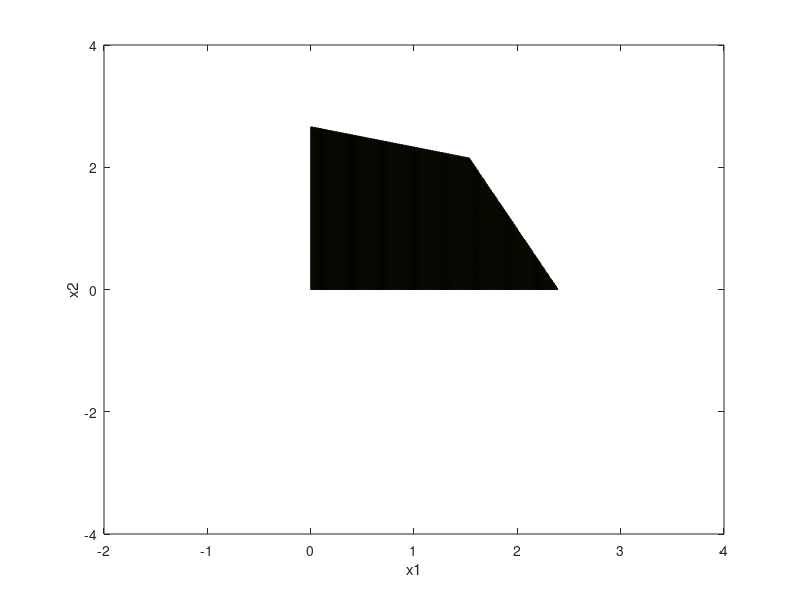

Reproduce this figure in MATLAB.
clear all

[x1,x2] = meshgrid(-2:.01:4,-4:.01:4);    %% Create matrices of x1 and x2 values

[m,n] = size(x1);                       %% Determine size of x1 and x2 matrices

for i = 1:m
    for j = 1:n
        
        F(i,j) = 2*x1(i,j) + 3*x2(i,j) - (x1(i,j))^3 - 2*(x2(i,j))^2;   %% Evaluate objective function at each x1,x2 combination
        
    end
end

v = [-50 -40 -30 -20 -10 -8 -6 -4 -2 0 2];  %% Define contour values to plot
[c,h] = contour(x1,x2,F,v);                 %% Create contour plot
clabel(c,h);                                %% Label the contours with values
xlabel('x1')                                %% Label x-axis as x1
ylabel('x2')                                %% Label y-axis as x2

hold on

g1 = (x1/8 + x2/2.667 - 1 <= 0) & (x1/2.4 + x2/6 - 1 <= 0) & (-x1 <= 0) & (-x2 <= 0);
g1 = double(g1);
g1(g1 == 0) = NaN;
surf(x1,x2,g1)